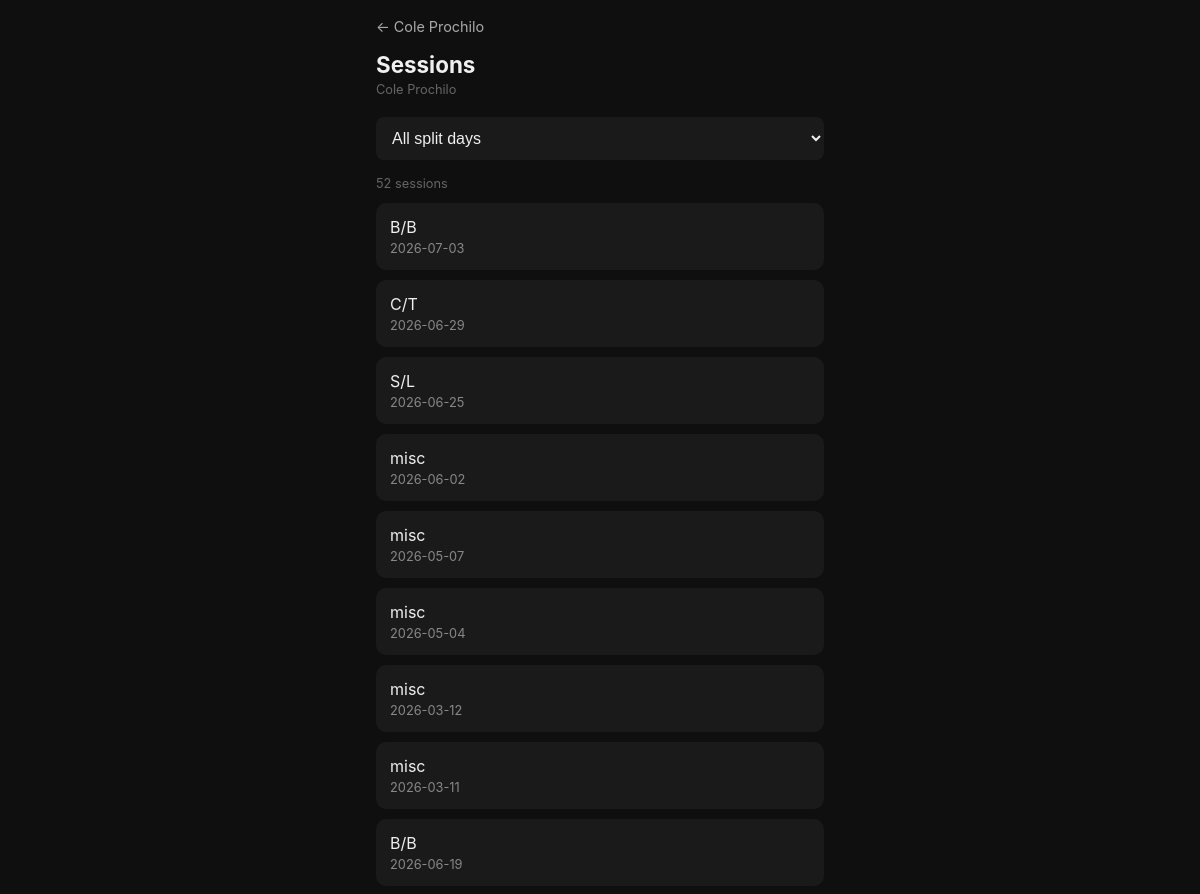
Before: /user/1/sessions (upper part) with the older database file.
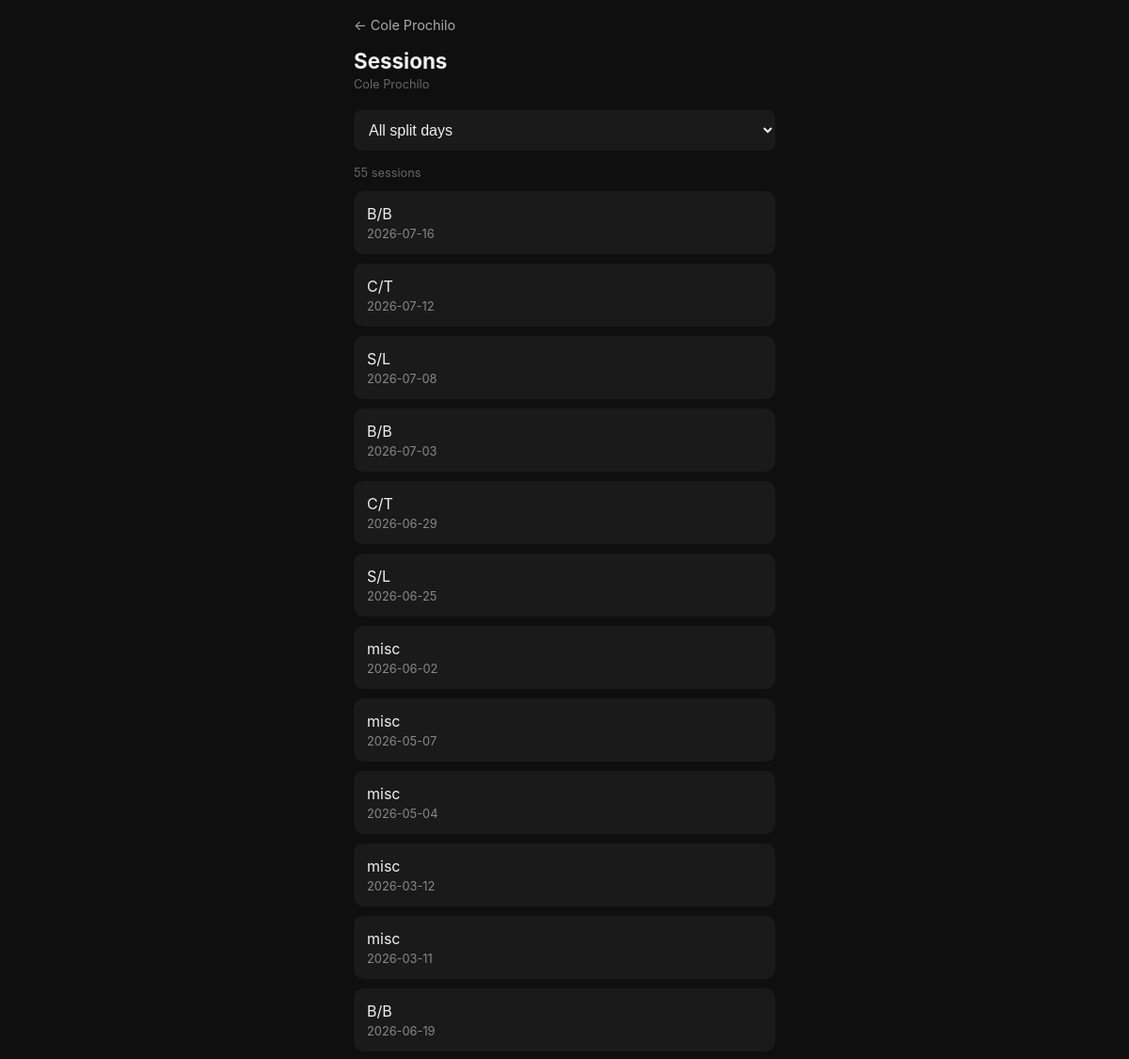
After: the same page with the newer database file.
### tables this page shows
CREATE TABLE workout_sessions (
    workout_id    INTEGER PRIMARY KEY AUTOINCREMENT,
    user_id       INTEGER NOT NULL REFERENCES users(user_id),
    date          TEXT NOT NULL,
    split_day     TEXT REFERENCES split_days(name)
);

### web_app.py (the view)
@app.route("/user/<int:user_id>/sessions")
def all_sessions(user_id):
    with get_conn() as conn:
        user = conn.execute("SELECT username FROM users WHERE user_id = ?", (user_id,)).fetchone()
        if not user:
            return redirect(url_for("index"))
        split_filter = request.args.get("split")
        split_days = [r[0] for r in conn.execute(
            "SELECT DISTINCT split_day FROM workout_sessions WHERE user_id = ? ORDER BY split_day",
            (user_id,)
        ).fetchall()]
        if split_filter:
            sessions = conn.execute(
                "SELECT workout_id, date, split_day FROM workout_sessions WHERE user_id = ? AND split_day = ? ORDER BY workout_id DESC",
                (user_id, split_filter)
            ).fetchall()
        else:
            sessions = conn.execute(
                "SELECT workout_id, date, split_day FROM workout_sessions WHERE user_id = ? ORDER BY workout_id DESC",
                (user_id,)
            ).fetchall()
    return render_template("all_sessions.html", user_id=user_id, username=user[0],
                           sessions=sessions, split_days=split_days, split_filter=split_filter)

### db.py (called while the page is built)
def get_conn():
    conn = sqlite3.connect(DB_PATH)
    conn.execute("PRAGMA foreign_keys = ON")
    return conn

### templates/all_sessions.html (shortened to what this page needs)
{% extends "base.html" %}
{% block content %}
<a class="back-link" href="{{ url_for('user_home', user_id=user_id) }}">← {{ username.title() }}</a>
<h1>Sessions</h1>
<div class="username-tag">{{ username.title() }}</div>
<select onchange="location.replace(this.value)" style="width:100%; padding:12px; border-radius:8px; border:none; background:#1a1a1a; color:#f0f0f0; font-size:1rem; margin-bottom:16px;">
  <option value="{{ url_for('all_sessions', user_id=user_id) }}" {% if not split_filter %}selected{% endif %}>All split days</option>
</select>
<div style="font-size:0.8rem; color:#666; margin-bottom:12px;">{{ sessions|length }} session{{ 's' if sessions|length != 1 else '' }}</div>
{% if not sessions %}
  <p style="color:#666;">No sessions found.</p>
{% else %}
  {% for session in sessions %}
  <a href="{{ url_for('session_detail', user_id=user_id, workout_id=session[0]) }}" class="card" style="display:block; text-decoration:none;">
    <div style="color:#f0f0f0; font-size:1rem;">{{ session[2] }}</div>
    <div style="color:#888; font-size:0.8rem; margin-top:4px;">{{ session[1] }}</div>
  </a>
  {% endfor %}
{% endif %}
{% endblock %}

Changed rows visible on the page:
added workout_sessions: split_day "B/B", date "2026-07-16"
added workout_sessions: split_day "C/T", date "2026-07-12"
added workout_sessions: split_day "S/L", date "2026-07-08"
Other visible differences:
{{ sessions|length }}: "52" → "55"
